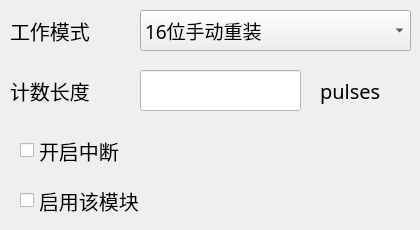
        <widget class="QWidget" name="tab_11">
         <attribute name="title">
          <string>mode2</string>
         </attribute>
         <widget class="QCheckBox" name="checkBox_t0_pulse_en">
          <property name="geometry">
           <rect>
            <x>20</x>
            <y>180</y>
            <width>171</width>
            <height>41</height>
           </rect>
          </property>
          <property name="font">
           <font>
            <family>Arial Unicode MS</family>
            <pointsize>15</pointsize>
           </font>
          </property>
          <property name="text">
           <string>启用该模块</string>
          </property>
         </widget>
         <widget class="QLineEdit" name="lineEdit_t0_pulse">
          <property name="geometry">
           <rect>
            <x>140</x>
            <y>70</y>
            <width>161</width>
            <height>41</height>
           </rect>
          </property>
          <property name="font">
           <font>
            <pointsize>13</pointsize>
           </font>
          </property>
          <property name="styleSheet">
           <string notr="true">background-color:white;</string>
          </property>
          <property name="placeholderText">
           <string/>
          </property>
         </widget>
         <widget class="QComboBox" name="comboBox_t0mode_pulse">
          <property name="geometry">
           <rect>
            <x>140</x>
            <y>10</y>
            <width>271</width>
            <height>41</height>
           </rect>
          </property>
          <property name="font">
           <font>
            <family>Arial Unicode MS</family>
            <pointsize>14</pointsize>
           </font>
          </property>
          <item>
           <property name="text">
            <string>16位手动重装</string>
           </property>
          </item>
          <item>
           <property name="text">
            <string>8位自动重装</string>
           </property>
          </item>
         </widget>
         <widget class="QCheckBox" name="checkBox_t0it_2">
          <property name="geometry">
           <rect>
            <x>20</x>
            <y>130</y>
            <width>131</width>
            <height>41</height>
           </rect>
          </property>
          <property name="font">
           <font>
            <family>Arial Unicode MS</family>
            <pointsize>15</pointsize>
           </font>
          </property>
          <property name="text">
           <string>开启中断</string>
          </property>
         </widget>
         <widget class="QLabel" name="label_23">
          <property name="geometry">
           <rect>
            <x>10</x>
            <y>70</y>
            <width>101</width>
            <height>41</height>
           </rect>
          </property>
          <property name="font">
           <font>
            <family>Arial Unicode MS</family>
            <pointsize>15</pointsize>
           </font>
          </property>
          <property name="text">
           <string>计数长度</string>
          </property>
         </widget>
         <widget class="QLabel" name="label_24">
          <property name="geometry">
           <rect>
            <x>10</x>
            <y>10</y>
            <width>131</width>
            <height>41</height>
           </rect>
          </property>
          <property name="font">
           <font>
            <family>Arial Unicode MS</family>
            <pointsize>15</pointsize>
           </font>
          </property>
          <property name="text">
           <string>工作模式</string>
          </property>
         </widget>
         <widget class="QLabel" name="label_25">
          <property name="geometry">
           <rect>
            <x>320</x>
            <y>70</y>
            <width>91</width>
            <height>41</height>
           </rect>
          </property>
          <property name="font">
           <font>
            <family>Arial Unicode MS</family>
            <pointsize>15</pointsize>
           </font>
          </property>
          <property name="text">
           <string>pulses</string>
          </property>
         </widget>
        </widget>
